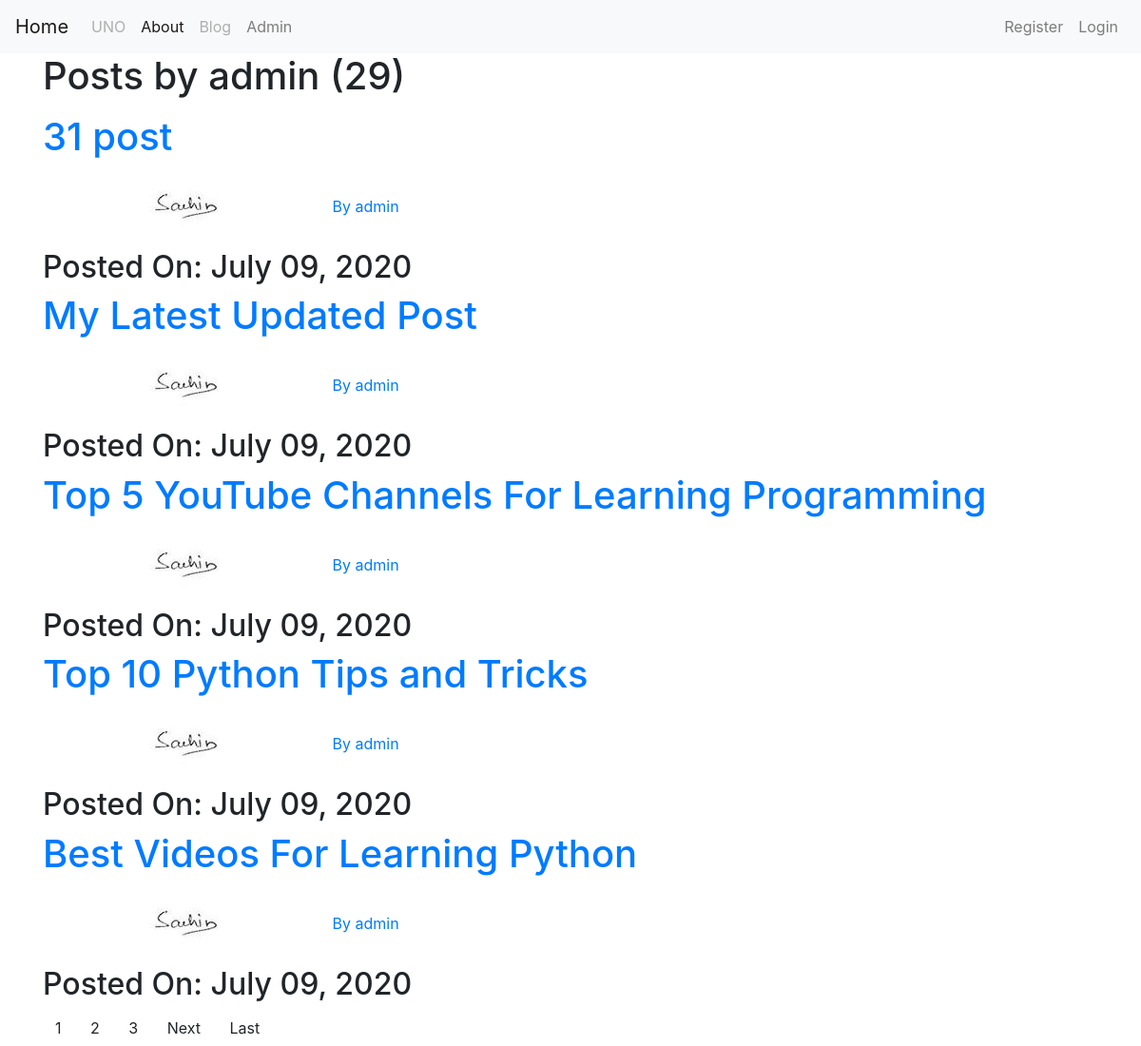
Screenshot of /user/admin with the database file from the repository.
### blog/models.py (models this page shows, shortened)
class Post(models.Model):
    title = models.CharField(max_length=150)
    content = models.TextField()
    date_posted = models.DateTimeField(default=timezone.now)
    author = models.ForeignKey(User, on_delete=models.CASCADE)

### users/models.py (models this page shows, shortened)
class Profile(models.Model):
    user = models.OneToOneField(User, on_delete=models.CASCADE)
    image = models.ImageField(default='profile_pics/default.jpg', upload_to='profile_pics')

### blog/views.py (the view)
# urls.py: path('user/<str:username>', UserPostListView.as_view(), name='user-posts'),
class UserPostListView(ListView):
    model = Post
    template_name = 'blog/user_post.html'
    context_object_name = 'posts'
    paginate_by = 5
    def get_queryset(self):
        user = get_object_or_404(User, username=self.kwargs.get('username'))
        return Post.objects.filter(author=user).order_by('-date_posted')

### blog/templates/blog/user_post.html (shortened to what this page needs)
{% extends "blog/base.html" %}
{% block content %}
<h1 class="mb-3">Posts by {{ view.kwargs.username }} ({{ page_obj.paginator.count }}) </h1>
{% for post in posts %}
    <h1><a href="{% url 'post-detail' post.id %}">{{ post.title }}</a></h1>
    <img class="rounded-cirle" src = {{ post.author.profile.image.url }}>
    <a href="{% url 'user-posts' post.author.username %}">By {{ post.author }} </a>
    <h2>Posted On: {{ post.date_posted|date:"F d, Y" }}</h2>
{% endfor %}
{% if is_paginated %}
    {% for num in page_obj.paginator.page_range %}
        {% if page_obj.number == num %}
            <a class='btn' href="?page={{ num }}">{{ num }}</a>
        {% elif num > page_obj.number|add:'-3' and num < page_obj.number|add:'3' %}
            <a class='btn' href="?page={{ num }}">{{ num }}</a>
        {% endif %}
    {% endfor %}
    {% if page_obj.has_next %}
        <a class='btn' href="?page={{ page_obj.next_page_number }}">Next</a>
        <a class='btn' href="?page={{ page_obj.paginator.num_pages }}">Last</a>
    {% endif %}
{% endif %}
{% endblock content %}

### rows the page displays
Post: title "31 post", author.profile.image (picture), author "admin", date_posted "July 09, 2020"
Post: title "My Latest Updated Post", author.profile.image (picture), author "admin", date_posted "July 09, 2020"
Post: title "Top 5 YouTube Channels For Learning Programming", author.profile.image (picture), author "admin", date_posted "July 09, 2020"
Post: title "Top 10 Python Tips and Tricks", author.profile.image (picture), author "admin", date_posted "July 09, 2020"
Post: title "Best Videos For Learning Python", author.profile.image (picture), author "admin", date_posted "July 09, 2020"

### other values shown
{{ view.kwargs.username }} "admin"
{{ page_obj.paginator.count }} "29"
{{ num }} "1"
{{ num }} "2" "3"
